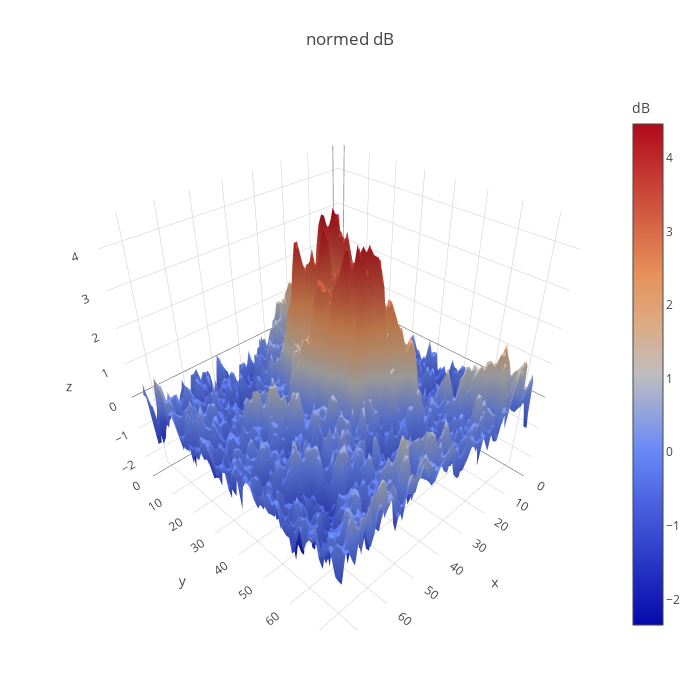

Notebook code cell kept with this figure:
### Code cell
print(0.0 if np.isclose(iceberg.mean(), 0) else iceberg.mean(), iceberg.std())
plot_3d_example(ice2d, tnorm)

### Figure 1 — Plotly figure (JSON) as saved in the notebook; plotly's stock layout.template omitted (floating-point values rounded to 4 significant figures; data arrays with more than 128 entries replaced by an {"elided": "..."} marker saying what was removed)
{"data": [{"colorbar": {"title": "dB"}, "type": "surface", "z": {"elided": "75x75 float values"}}], "layout": {"autosize": false, "height": 700, "margin": {"b": 65, "l": 65, "r": 50, "t": 90}, "title": "normed dB", "width": 700}}
